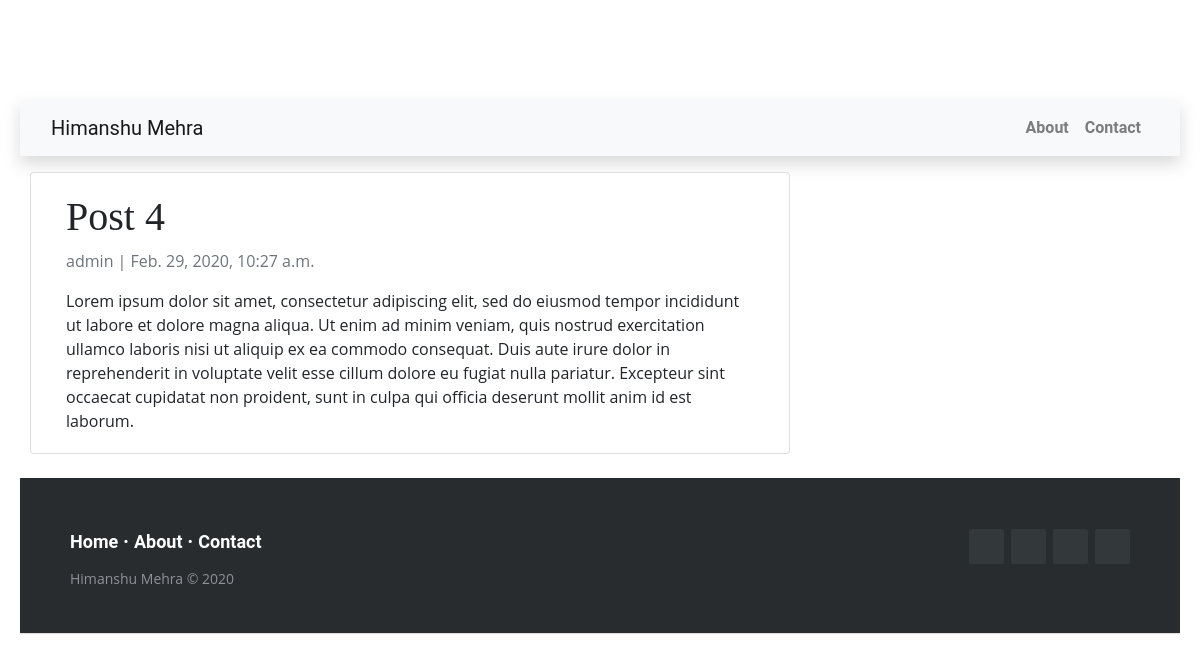
Screenshot of /post-4/ with the database file from the repository.
### blog/models.py (models this page shows, shortened)
class Post (models.Model):
    title = models.CharField(unique=True, max_length=200)
    slug = models.SlugField(unique=True,)
    tag = models.CharField(blank=False, default='ShitPost', max_length=25)
    author = models.ForeignKey(
        User, on_delete=models.CASCADE, related_name="blog_posts"
    )
    updated_on = models.DateTimeField(auto_now=True)
    content = models.TextField()
    created_on = models.DateTimeField(auto_now_add=True)
    cover = models.ImageField(blank=True)
    status = models.IntegerField(choices=STATUS, default=0)
    class Meta():
        ordering = ['-created_on']

### blog/views.py (the view)
# urls.py: path('<slug:slug>/', views.Postdetail.as_view(), name='post_detail')
class Postdetail(DetailView):
    model = Post
    template_name = 'post_detail.html'

### templates/post_detail.html (shortened to what this page needs)
{% extends 'base.html' %}
{% block content %}
{% include 'header-post.html' %}
{% block head %}
<head>
{% endblock %}
<div class="container">
  <div class="row">
    <div class="col-md-8 card mb-4  mt-3 left  top">
      <div class="card-body">
        <h1>{{ object.title }} </h1>
        <p class=" text-muted">{{ object.author }} | {{ object.created_on }}</p>
        <p class="card-text ">{{ object.content }}</p>
      </div>
    </div>
  </div>
</div>
{% endblock content %}

### templates/base.html (shortened to what this page needs)
<!doctype html>
<html lang="en">
  <head>
      <link rel="stylesheet" href="css/style.css">
    <link href="https://use.fontawesome.com/releases/v5.0.4/css/all.css" rel="stylesheet">
    <link rel="stylesheet" href="https://stackpath.bootstrapcdn.com/bootstrap/4.3.1/css/bootstrap.min.css">
  </head>
  <body>
    {% block content %}{% endblock content %}
    {% block footer %} {% include 'footer.html' %} {% endblock footer %}
  </body>
</html>

### templates/header-post.html (shortened to what this page needs)
<nav class="navbar navbar-expand-lg navbar-light bg-light shadow" id="mainNav">
            <div class="container-fluid">
                <a class="navbar-brand" href="{% url 'home' %}">Himanshu Mehra</a>
                <div class="collapse navbar-collapse" id="navbarResponsive">
                    <ul class="navbar-nav ml-auto">
                        <li class="nav-item text-black">
                            <a class="nav-link text-black font-weight-bold" href="#">About</a>
                        </li>
                        <li class="nav-item text-black">
                            <a class="nav-link text-black font-weight-bold" href="#">Contact</a>
                        </li>
                    </ul>
                </div>
            </div>
        </nav>

### templates/footer.html (shortened to what this page needs)
 {% block footer %}
		<footer class="footer-distributed">
			<div class="footer-right">
				<a href="#"><i class="fa fa-facebook"></i></a>
				<a href="#"><i class="fa fa-twitter"></i></a>
				<a href="#"><i class="fa fa-linkedin"></i></a>
				<a href="#"><i class="fa fa-github"></i></a>
			</div>
			<div class="footer-left">
				<p class="footer-links">
					<a class="link-1" href="#">Home</a>
					<a href="#">About</a>
					<a href="#">Contact</a>
				</p>
				<p>Himanshu Mehra &copy; 2020</p>
			</div>
		</footer>
 {% endblock footer %}

### templates/css/style.css (style rules this page uses)
* { padding: 0; margin: 0; box-sizing: border-box; }
body { height: 900px; }
h1 { font-family: "Dancing Script", cursive; font-size: 80px; margin-bottom: 30px; }
h3, p { font-family: "Open Sans", sans-serif; margin-bottom: 30px; }
body { background-color: #ddd; padding: 100px 20px 20px 20px; }

### templates/footer.html (style rules this page uses)
* { font-family: Roboto; }
.footer-distributed { background-color: #292c2f; box-shadow: 0 1px 1px 0 rgba(0, 0, 0, 0.12); box-sizing: border-box; width: 100%; text-align: left; font: normal 16px sans-serif; padding: 45px 50px; }
.footer-distributed .footer-left p { color: #8f9296; font-size: 14px; margin: 0; }
.footer-distributed p.footer-links { font-size: 18px; font-weight: bold; color: #ffffff; margin: 0 0 10px; padding: 0; transition: ease 0.25s; }
.footer-distributed p.footer-links a { display: inline-block; line-height: 1.8; text-decoration: none; color: inherit; transition: ease 0.25s; }
.footer-distributed .footer-links a:before { content: "·"; font-size: 20px; left: 0; color: #fff; display: inline-block; padding-right: 5px; }
.footer-distributed .footer-links .link-1:before { content: none; }
.footer-distributed .footer-right { float: right; margin-top: 6px; max-width: 180px; }
.footer-distributed .footer-right a { display: inline-block; width: 35px; height: 35px; background-color: #33383b; border-radius: 2px; font-size: 20px; color: #ffffff; text-align: center; line-height: 35px; margin-left: 3px; transition: all 0.25s; }

### rows the page displays
Post: title "Post 4", author "admin", created_on "Feb. 29, 2020, 10:27 a.m.", content "Lorem ipsum dolor sit amet, consectetur adipiscing elit, sed do eiusmod tempor incididunt ut labore et dolore magna aliqua. Ut enim ad minim veniam, quis nostrud exercitation ullamco laboris nisi ut aliquip ex ea commodo consequat. Duis aute irure dolor in reprehenderit in voluptate velit esse cillum dolore eu fugiat nulla pariatur. Excepteur sint occaecat cupidatat non proident, sunt in culpa qui officia deserunt mollit anim id est laborum."
